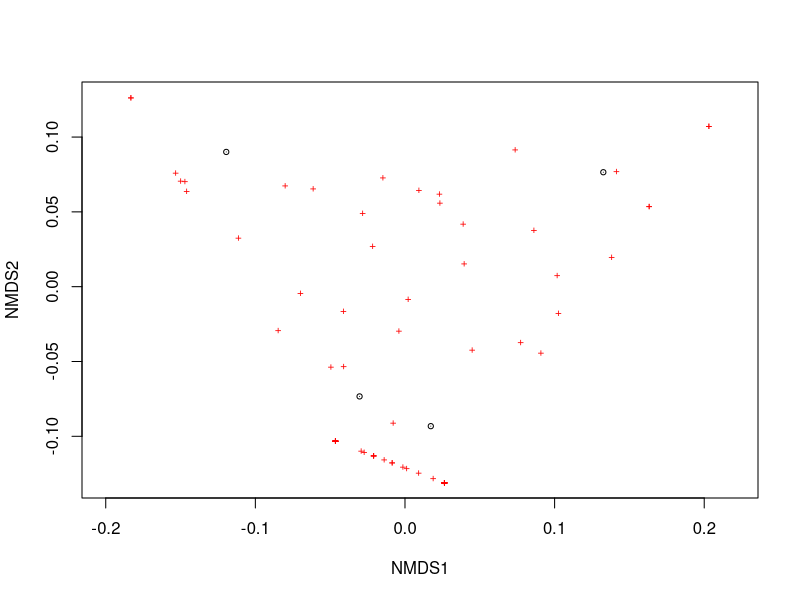
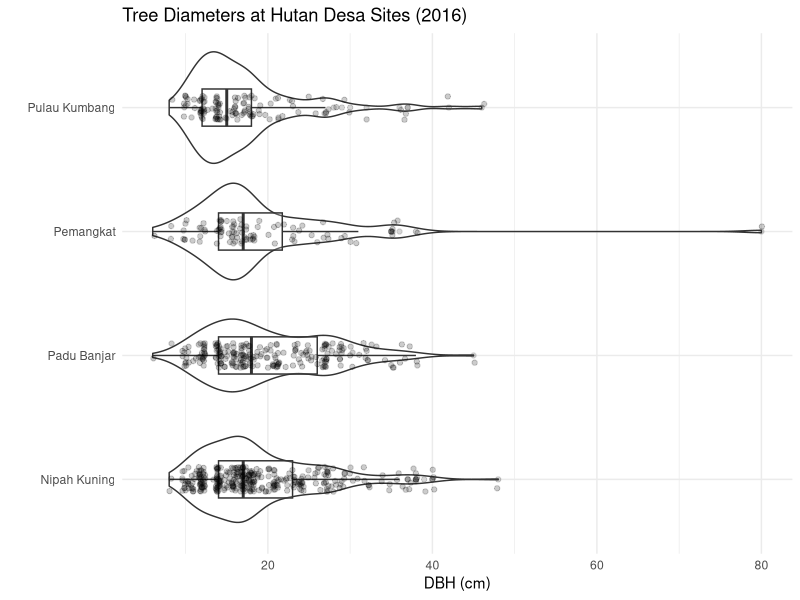
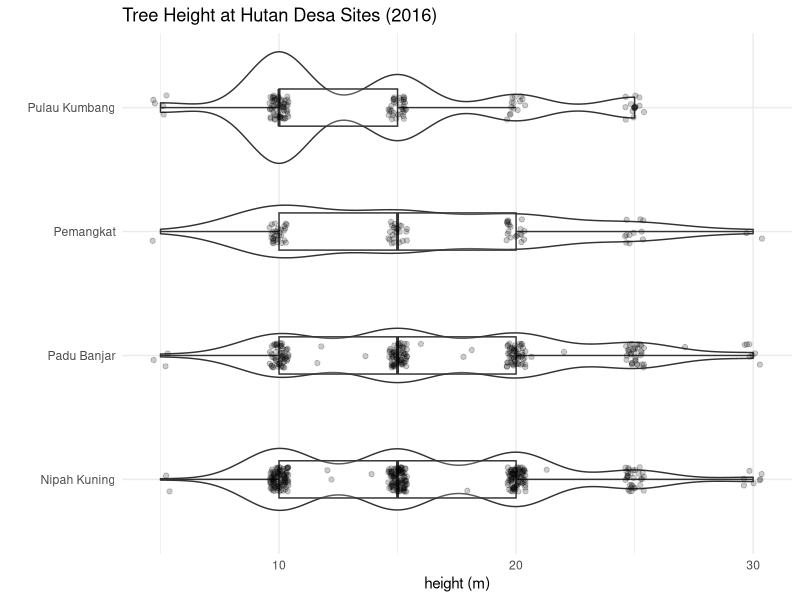
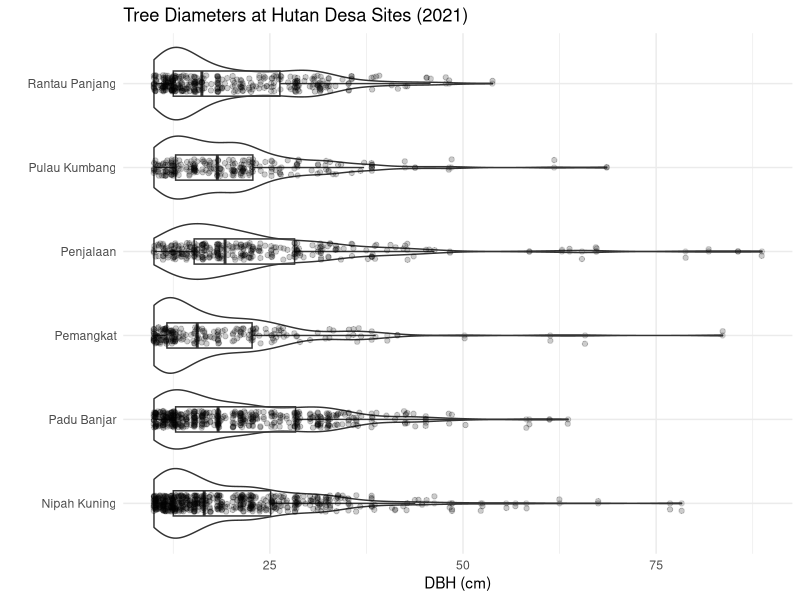

Source code (R) for these figures, in order:
## ---- chunk 1
knitr::opts_chunk$set(echo = TRUE, warning = FALSE)
setwd("~/HutanDesa_Biodiversity/vegetation")

library(tidyverse)
library(vegan)

#reading in vegetation data from 2016 HD survey 
v <- read.csv(file = "Veg_2016.csv", header = TRUE, na.strings = c("", " "))

#reading in vegetation data from 2021 
v21 <- read.csv(file = "Veg_2021.csv", header = TRUE, na.strings = c("", " "))
loc <- read.csv(file = "PlotsCoding_2021.csv", header = TRUE)

v21 <- left_join(v21, loc[,c("survey.area", "transect", "plot", "loc")], by = "plot")

v21$loc[v21$loc == "nipah.kuning"] <- "Nipah Kuning"
v21$loc[v21$loc == "padu.banjar"] <- "Padu Banjar"
v21$loc[v21$loc == "pemangkat"] <- "Pemangkat"
v21$loc[v21$loc == "penjalaan"] <- "Penjalaan"
v21$loc[v21$loc == "pulau.kumbang"] <- "Pulau Kumbang"
v21$loc[v21$loc == "rantau.panjang"] <- "Rantau Panjang"


#creating a column for Latin Binomial for rows that have both Genus and Species ID's
v$scientific.name <- ifelse(!is.na(v$Genus) & !is.na(v$Species), 
                            paste(v$Genus, v$Species, sep = " "), 
                            NA)

v21$scientific.name <- ifelse(!is.na(v21$genus) & !is.na(v21$species), 
                            paste(v21$genus, v21$species, sep = " "), 
                            NA)
## ---- chunk 2
#it looks like all stems except 34 were ID'd to the species level
table(is.na(v$Species))

#only one stem did not have an ID to the genus level
table(is.na(v$Genus))
## ---- chunk 3
#all but 46 stems were ID'd to the species level
table(is.na(v21$species))

#all were ID'd to the genus level
table(is.na(v21$genus))
## ---- chunk 4
species_table <- v %>%
  group_by(Location, scientific.name) %>%
  filter(!is.na(scientific.name)) %>%
  summarise(count = n()) %>%
  pivot_wider(names_from = Location, values_from = count, values_fill = 0) %>%
  arrange(desc(`Nipah Kuning`))

print(species_table, n = nrow(species_table))  
## ---- chunk 5
genus_table <- v %>%
  group_by(Location, Genus) %>%
  filter(!is.na(Genus)) %>%
  summarise(count = n()) %>%
  pivot_wider(names_from = Location, values_from = count, values_fill = 0) %>%
  arrange(desc(`Nipah Kuning`))

print(genus_table, n = nrow(genus_table))  
## ---- chunk 6
# Calculate species richness by site
species_richness <- v %>%
  group_by(Location) %>%
  summarise(SpeciesRichness = length(unique(scientific.name))) %>%
  arrange(desc(SpeciesRichness))

# Calculate Shannon diversity index by site
shannon_index <- diversity(table(v$Location, v$scientific.name), index = "shannon")
shannon_index <- rownames_to_column(as.data.frame(shannon_index), var = "Location")

# Calculate Simpson diversity index by site
simpson_index <- diversity(table(v$Location, v$scientific.name), index = "simpson")
simpson_index <- rownames_to_column(as.data.frame(simpson_index), var = "Location")

#create summary table
veg_summary <- merge(species_richness, shannon_index, by = "Location")
veg_summary <- merge(veg_summary, simpson_index, by = "Location")
veg_summary
## ---- chunk 7
species_table_21 <- v21 %>%
  group_by(loc, scientific.name) %>%
  filter(!is.na(scientific.name)) %>%
  summarise(count = n()) %>%
  pivot_wider(names_from = loc, values_from = count, values_fill = 0) %>%
  arrange(desc(`Nipah Kuning`))

print(species_table_21, n = nrow(species_table_21))  
## ---- chunk 8
genus_table_21 <- v21 %>%
  group_by(loc, genus) %>%
  filter(!is.na(genus)) %>%
  summarise(count = n()) %>%
  pivot_wider(names_from = loc, values_from = count, values_fill = 0) %>%
  arrange(desc(`Nipah Kuning`))

print(genus_table_21, n = nrow(genus_table_21))  
## ---- chunk 9
# Calculate species richness by site
species_richness <- v21 %>%
  group_by(loc) %>%
  summarise(SpeciesRichness = length(unique(scientific.name))) %>%
  arrange(desc(SpeciesRichness))

# Calculate Shannon diversity index by site
shannon_index <- diversity(table(v21$loc, v21$scientific.name), index = "shannon")
shannon_index <- rownames_to_column(as.data.frame(shannon_index), var = "loc")

# Calculate Simpson diversity index by site
simpson_index <- diversity(table(v21$loc, v21$scientific.name), index = "simpson")
simpson_index <- rownames_to_column(as.data.frame(simpson_index), var = "loc")

#create summary table
veg_summary_21 <- merge(species_richness, shannon_index, by = "loc")
veg_summary_21 <- merge(veg_summary_21, simpson_index, by = "loc")
veg_summary_21
## ---- chunk 10
#get data in right format - I think I need to not group by site here, and by survey/transect instead
t1 <- v %>%
  group_by(Location, scientific.name) %>%
  filter(!is.na(scientific.name)) %>%
  summarise(count = n()) %>%
  pivot_wider(names_from = scientific.name, values_from = count, values_fill = 0)

#run ordination
MDS1 <- metaMDS(t1[,-1], distance = "euclidean")

#plot
plot(MDS1, type = "points")
ordihull(MDS1, groups = 1:4, col = "green", draw = "polygon")
## ---- chunk 11
ggplot(v, aes(x = DBH, y = Location)) +
  geom_violin() + 
  geom_boxplot(width=0.3, alpha=0.2) +
  geom_jitter(height = .1, alpha = 0.2) + 
  labs(title = "Tree Diameters at Hutan Desa Sites (2016)",
       x = "DBH (cm)", y = "") +
  theme_minimal()
## ---- chunk 12
ggplot(v, aes(x = Tree.Height, y = Location)) +
  geom_violin() + 
  geom_boxplot(width=0.3, alpha=0.2) +
  geom_jitter(height = .1, alpha = 0.2) + 
  labs(title = "Tree Height at Hutan Desa Sites (2016)",
       x = "height (m)", y = "") +
  theme_minimal()
## ---- chunk 13
ggplot(v21, aes(x = dbh, y = loc)) +
  geom_violin() + 
  geom_boxplot(width=0.3, alpha=0.2) +
  geom_jitter(height = .1, alpha = 0.2) + 
  labs(title = "Tree Diameters at Hutan Desa Sites (2021)",
       x = "DBH (cm)", y = "") +
  theme_minimal()
